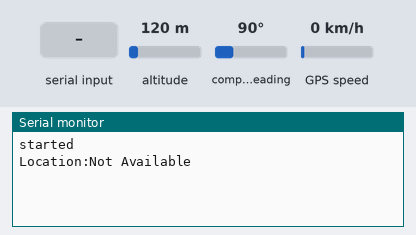
This sketch was run on a simulated Arduino Uno, built with avr-gcc and run on an emulated ATmega328P. Shown: the last lines printed to the serial monitor. Inputs (shaded band) come from the test bench; at power-on: altitude 120 m, compass heading 90°, GPS speed 0 km/h. The GPS gets a fix after 3 s at 37.7749, -122.4194 with 8 satellites.

Above: at 1.2 s.
1.3 s: altitude set to 20 m
At 3.4 s:
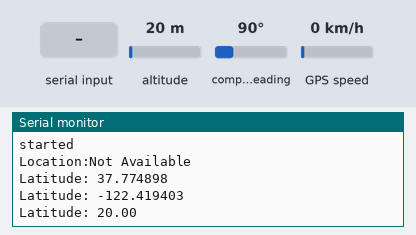
4.5 s: "1" received over the second serial link
6.0 s: "0" received over the second serial link
7.5 s: altitude set to 250 m
At 9.8 s:
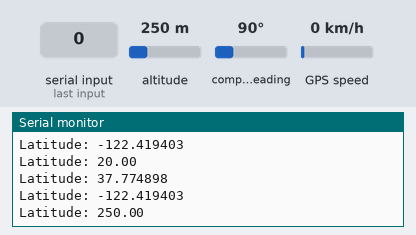
Timing chart, 0 to 10.0 s (numbered marks = the images above; inputs shaded):
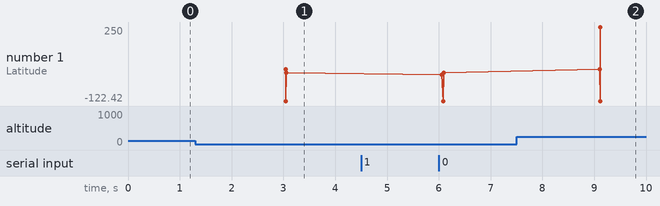

The sketch:

GPS.ino
```cpp
#include <SoftwareSerial.h>
SoftwareSerial air(4,3);
SoftwareSerial gps(10,11);
#include <TinyGPSPlus.h>
char gpsData;
TinyGPSPlus gpsCls;

void setup() {
  // put your setup code here, to run once:
  Serial.begin(38400);
  air.begin(38400);
  gps.begin(38400);
  Serial.println("started");

}

void loop() {
  // put your main code here, to run repeatedly:
    while (Serial.available()>0){
      air.write(Serial.read());
      }

      if (gpsCls.encode(gps.read()))
      {
        displayInfo();
        }
   while (air.available()>0){  //有问题 少步
    byte airData = air.read();
    Serial.write(airData);
    }

}
String lastString;
void displayInfo()
{
   if(gpsCls.location.isValid())
   {
      Serial.print("Latitude: ");
      Serial.println(gpsCls.location.lat(),6);
      Serial.print("Latitude: ");
      Serial.println(gpsCls.location.lng(),6);
      Serial.print("Latitude: ");
      Serial.println(gpsCls.altitude.meters());

          String latitude = String(gpsCls.location.lat(),6);
          String longitude = String(gpsCls.location.lng(),6);
          String themeters = String(gpsCls.altitude.meters());

          if (latitude + ";" + longitude + ";" + longitude !=lastString){
            lastString = String(latitude + ";" + longitude + ";" + longitude);
            air.println(latitude + ";" + longitude + ";" + longitude);
            }
    }else
      {
        Serial.println("Location:Not Available");
        lastString = String("searching");
        air.println(lastString);
        }
        delay(3000);


  }
```

Measured:
- after the input at 1.3 s, the serial monitor: prints a new line after 1.8 s (image 1)
- after the input at 7.5 s, the serial monitor: prints a new line after 1.6 s (image 2)
- plotted number 1: 20 → 250 after the input at 7.5 s
